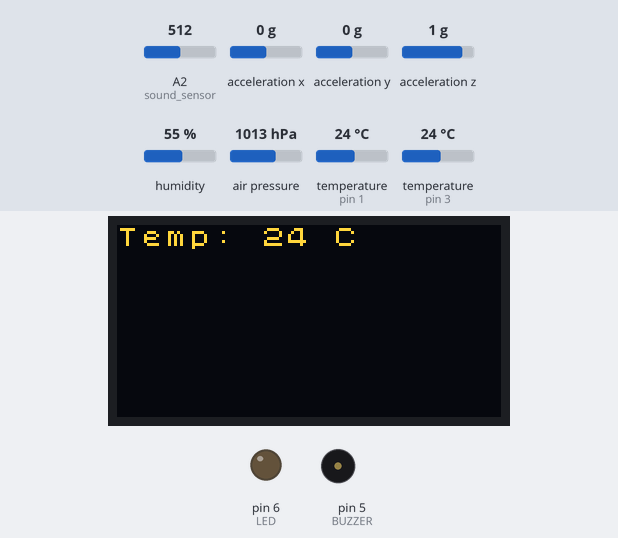
This sketch was run on a simulated Arduino Uno, built with avr-gcc and run on an emulated ATmega328P. Shown: 128×64 one-colour display, output pins drawn as LEDs (lit = HIGH), buzzer (waves = sounding, pin HIGH). The test bench sets the inputs (shaded band); at power-on: temperature (sensors on pin 3, pin 1) 24 °C, A2 (sound_sensor) = 512, acceleration x 0 g, acceleration y 0 g, acceleration z 1 g, humidity 55 %, air pressure 1013 hPa. The OLED is the two-colour kind (top 16 rows yellow); what the sketch prints to the serial monitor is not drawn.

Above: at 1.2 s.
1.3 s: temperature (sensor on pin 3) set to 12 °C
At 2.42 s:
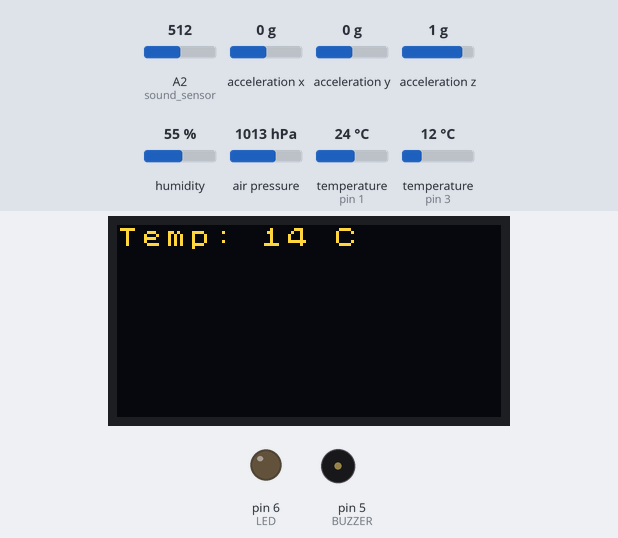
At 3.6 s:
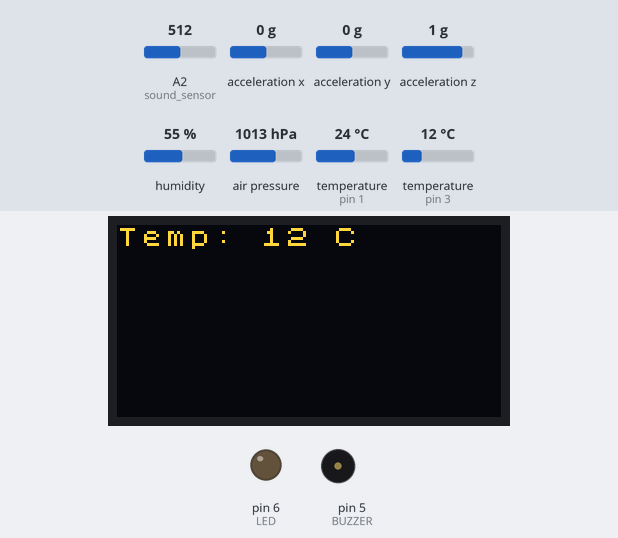
8.3 s: temperature (sensor on pin 3) set to 19 °C
Timing chart, 0 to 11.3 s (numbered marks = the images above; inputs shaded):
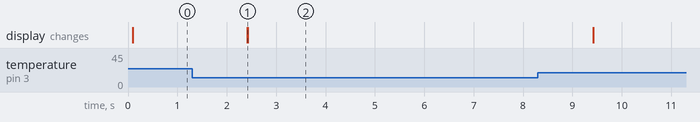

The sketch:

arduino_code.ino
```cpp
#include "Arduino_SensorKit.h"

#define SYNC_PATTERN 0xABCD1234
#define START_BYTE 0x11
#define BUZZER 5
#define Environment Environment_I2C

const uint8_t BMP280_ID = 1;
const uint8_t ACCELEROMETER_ID = 2;
const uint8_t DHT20_ID = 3;
const uint8_t SOUND_ID = 4;
const uint8_t OLED_ID = 5;

// The OLED is 16 characters wide with the chroma48medium8 font
const uint8_t OLED_COLUMNS = 16;
#define LED 6

// Global variables
bool ledState = false;
int sound_sensor = A2;

void setup() {
  Serial.begin(9600);
  Pressure.begin();
  Accelerometer.begin();
  Environment.begin();
  pinMode(LED, OUTPUT);
  pinMode(BUZZER, OUTPUT);
  digitalWrite(LED, LOW);
  Oled.begin();
  Oled.setFlipMode(true); // Sets the rotation of the screen
}

struct __attribute__((packed)) BMP_Payload {
  uint8_t id;
  float temp;
  float pressure;
  float altitude;
};

struct __attribute__((packed)) Acc_Payload {
  uint8_t id;
  float x;
  float y;
  float z;
};

struct __attribute__((packed)) DHT_Payload {
  uint8_t id;
  float temp;
  float humidity;
};

struct __attribute__((packed)) Sound_Payload {
  uint8_t id;
  int soundValue;
};

struct __attribute__((packed)) OLED_Payload {
  uint8_t id;
  int16_t temp;
  int16_t humidity;

};


void sendSoundTelemetry() {
  int soundValue = 0; //create variable to store many different readings
  for (int i = 0; i < 32; i++) //create a for loop to read
  { soundValue += analogRead(sound_sensor);  } //read the sound sensor

  soundValue >>= 5; //bitshift operation

  Sound_Payload data = { SOUND_ID, soundValue };

  int SOUND_PAYLOAD_LEN = sizeof(uint32_t) + 1 + sizeof(Sound_Payload);
  uint8_t buffer[SOUND_PAYLOAD_LEN];

  // Sets sync data
  uint32_t sync = SYNC_PATTERN;
  memcpy(buffer, &sync, sizeof(sync));

  // Sets the length of data
  uint8_t length = sizeof(Sound_Payload);
  buffer[sizeof(sync)] = length;

  // Sets the data
  memcpy(buffer + sizeof(sync) + 1, &data, sizeof(Sound_Payload));

  // Send the packet
  Serial.write(buffer, SOUND_PAYLOAD_LEN);
}

void sendDHTTelemetry() {
  // Read sensors
  float temp = Environment.readTemperature();
  float humidity = Environment.readHumidity();

  DHT_Payload data = { DHT20_ID, temp, humidity };

  int DHT_PAYLOAD_LEN = sizeof(uint32_t) + 1 + sizeof(DHT_Payload);
  uint8_t buffer[DHT_PAYLOAD_LEN];

  // Sets sync data
  uint32_t sync = SYNC_PATTERN;
  memcpy(buffer, &sync, sizeof(sync));

  // Sets the length of data
  uint8_t length = sizeof(DHT_Payload);
  buffer[sizeof(sync)] = length;

  // Sets the data
  memcpy(buffer + sizeof(sync) + 1, &data, sizeof(DHT_Payload));

  // Send the packet
  Serial.write(buffer, DHT_PAYLOAD_LEN);
}

void sendAccTelemetry() {
  // Read sensors
  float x = Accelerometer.readX();
  float y = Accelerometer.readY();
  float z = Accelerometer.readZ();

  Acc_Payload data = { ACCELEROMETER_ID, x, y, z };

  int ACC_PAYLOAD_LEN = sizeof(uint32_t) + 1 + sizeof(Acc_Payload);
  uint8_t buffer[ACC_PAYLOAD_LEN];

  // Sets sync data
  uint32_t sync = SYNC_PATTERN;
  memcpy(buffer, &sync, sizeof(sync));

  // Sets the length of data
  uint8_t length = sizeof(Acc_Payload);
  buffer[sizeof(sync)] = length;

  // Sets the data
  memcpy(buffer + sizeof(sync) + 1, &data, sizeof(Acc_Payload));

  // Send the packet
  Serial.write(buffer, ACC_PAYLOAD_LEN);
}

void sendBMPTelemetry() {
  // Read sensors
  float temp     = Pressure.readTemperature();
  float pressure = Pressure.readPressure();
  float altitude = Pressure.readAltitude();

  BMP_Payload data = { BMP280_ID, temp, pressure, altitude };

  // Holds the actual packet data
  int BMP_PAYLOAD_LEN = sizeof(uint32_t) + 1 + sizeof(BMP_Payload);
  uint8_t buffer[BMP_PAYLOAD_LEN];

  // Sets sync data
  uint32_t sync = SYNC_PATTERN;
  memcpy(buffer, &sync, sizeof(sync));

  // Sets the length of data
  uint8_t length = sizeof(BMP_Payload);
  buffer[sizeof(sync)] = length;

  // Sets the data
  memcpy(buffer + sizeof(sync) + 1, &data, sizeof(BMP_Payload));

  // Send the packet
  Serial.write(buffer, BMP_PAYLOAD_LEN);
}

void sendOLEDTelemetry() {
  // Read sensors
  int16_t humidity = Environment.readHumidity();
  int16_t temp = Environment.readTemperature();

  // Draw the each line padded to full width so a shrinking value doesn't
  // leave stale digits behind (65 -> 9 would otherwise read "95")
  char temp_line[OLED_COLUMNS + 1];
  snprintf(temp_line, sizeof(temp_line), "Temp: %d C", temp);
  for (uint8_t i = strlen(temp_line); i < OLED_COLUMNS; i++) temp_line[i] = ' ';
  temp_line[OLED_COLUMNS] = '\0';

  char humidity_line[OLED_COLUMNS + 2];
  snprintf(humidity_line, sizeof(humidity_line), "Humidity: %d%%", humidity);
  for (uint8_t i = strlen(humidity_line); i < OLED_COLUMNS; i++) humidity_line[i] = ' ';
  humidity_line[OLED_COLUMNS] = '\0';


  Oled.setFont(u8x8_font_chroma48medium8_r);
  Oled.setCursor(0, 0);      // Set the Coordinates for the first line
  Oled.print(temp_line);     // Print the temp
  Oled.setCursor(0, 10);     // Set the Coordinates for the second line
  Oled.print(humidity_line); // Print the humidity
  Oled.refreshDisplay();     // Update the Display

  // Send the same label the display shows so the two can't drift apart
  OLED_Payload data = { OLED_ID, temp, humidity };

  int OLED_PAYLOAD_LEN = sizeof(uint32_t) + 1 + sizeof(OLED_Payload);
  uint8_t buffer[OLED_PAYLOAD_LEN];

  // Sets sync data
  uint32_t sync = SYNC_PATTERN;
  memcpy(buffer, &sync, sizeof(sync));

  // Sets the length of data
  uint8_t length = sizeof(OLED_Payload);
  buffer[sizeof(sync)] = length;

  // Sets the data
  memcpy(buffer + sizeof(sync) + 1, &data, sizeof(OLED_Payload));

  // Send the packet
  Serial.write(buffer, OLED_PAYLOAD_LEN);
}

void receiveCommands() {
  while (Serial.available() >= 3) {
    if (Serial.read() == START_BYTE) {
      byte cmdId = Serial.read();
      byte arg = Serial.read();

      switch(cmdId) {
        case 0x01:
          if (arg == 0x00) {
            digitalWrite(LED, LOW);
          } else {
            digitalWrite(LED, HIGH);
          }
          break;
        case 0x02:
          if (arg == 0x00) {
            noTone(BUZZER);
          } else {
            tone(BUZZER, 85);
          }
          break;
        default:
          continue;
      }
    }
  }
}

void loop() {
  receiveCommands();
  sendBMPTelemetry();
  sendAccTelemetry();
  sendDHTTelemetry();
  sendSoundTelemetry();
  sendOLEDTelemetry();
  // Wait one second
  delay(1000);
}
```

Measured:
- after the input at 1.3 s, the display: changes after 1.1 s (image 1)
